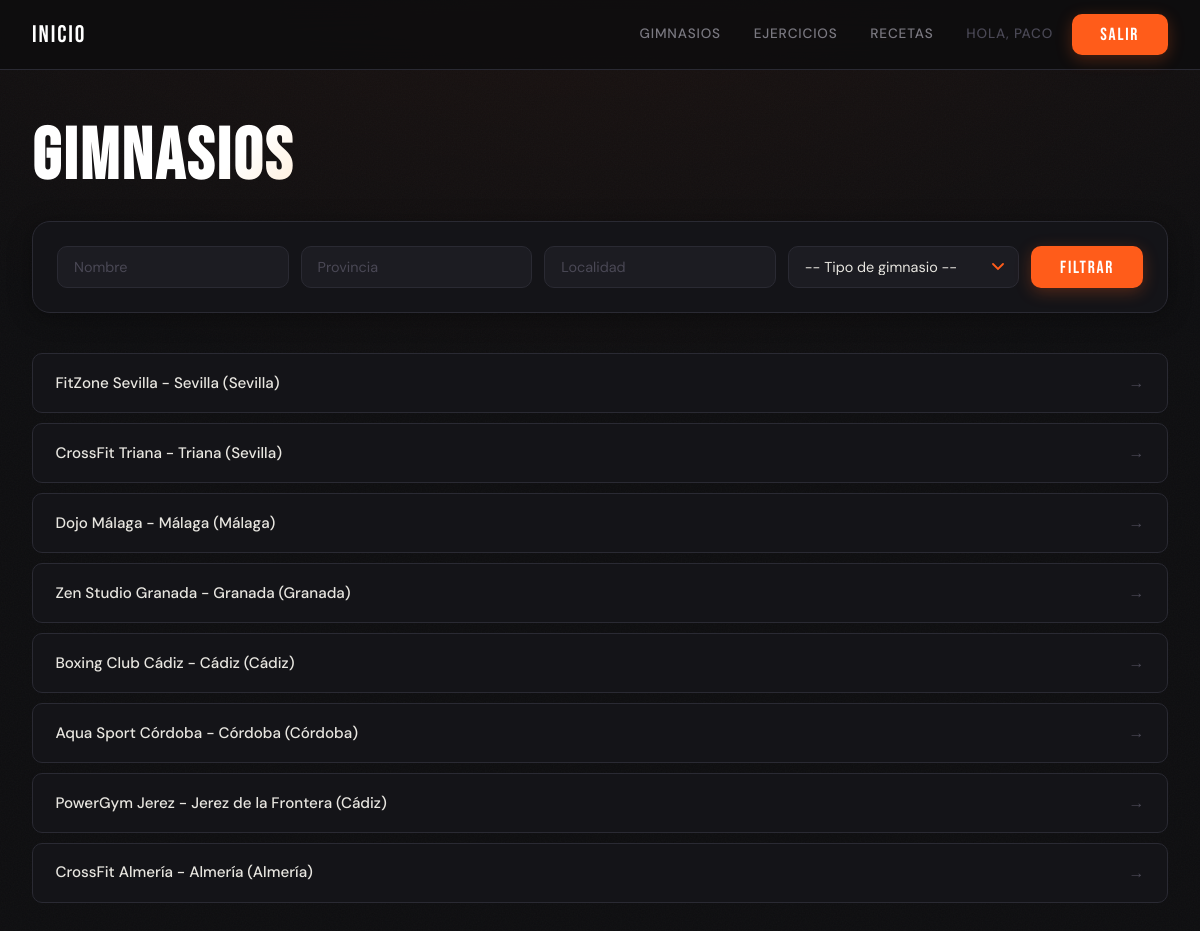
Page /gimnasios/ (signed in) on the committed database.
### usuarios/models.py (models this page shows, shortened)
class Usuario(AbstractUser):
    apellido2 = models.CharField(max_length=150, blank=True)
    telefono = models.CharField(max_length=20, blank=True)
    fecha_nacimiento = models.DateField(null=True, blank=True)

### gimnasios/models.py (models this page shows, shortened)
class Gimnasio(models.Model):
    nombre = models.CharField(max_length=100)
    telefono = models.CharField(max_length=20, blank=True)
    email = models.EmailField(blank=True)
    provincia = models.CharField(max_length=20)
    localidad = models.CharField(max_length=20)
    url = models.URLField()
    tipo_gimnasio = models.ForeignKey(
        TipoGimnasio,
        on_delete=models.SET_NULL,
        null=True,
        related_name="gimnasios"
    )

### gimnasios/views.py (the view)
# urls.py: path("", GimnasioListView.as_view(), name="lista_gimnasios"),
class GimnasioListView(ListView):
    model = Gimnasio
    template_name = "gimnasios/lista.html"
    context_object_name = "gimnasios"
    def get_queryset(self):
        queryset = super().get_queryset()
        provincia = self.request.GET.get("provincia")
        localidad = self.request.GET.get("localidad")
        nombre = self.request.GET.get("nombre")
        tipo = self.request.GET.get("tipo")
        if provincia:
            queryset = queryset.filter(provincia__icontains=provincia)
        if localidad:
            queryset = queryset.filter(localidad__icontains=localidad)
        if nombre:
            queryset = queryset.filter(nombre__icontains=nombre)
        if tipo:
            queryset = queryset.filter(tipo_gimnasio__id=tipo)
        return queryset

### templates/gimnasios/lista.html (shortened to what this page needs)
{% extends "base.html" %}
{% block content %}
<h1>Gimnasios</h1>
<form method="GET">
    <input type="text" name="nombre" placeholder="Nombre" value="{{ request.GET.nombre }}">
    <input type="text" name="provincia" placeholder="Provincia" value="{{ request.GET.provincia }}">
    <input type="text" name="localidad" placeholder="Localidad" value="{{ request.GET.localidad }}">
    <select name="tipo">
        <option value="">-- Tipo de gimnasio --</option>
    </select>
    <button type="submit">Filtrar</button>
</form>
<ul>
    {% for g in gimnasios %}
        <li>
            <a href="{% url 'gimnasios:detalle_gimnasio' g.id %}">
                {{ g.nombre }} - {{ g.localidad }} ({{ g.provincia }})
            </a>
        </li>
    {% empty %}
        <li>No hay gimnasios que coincidan con la búsqueda.</li>
    {% endfor %}
</ul>
{% endblock %}

### templates/base.html (shortened to what this page needs)
{% load static %}
<!DOCTYPE html>
<html lang="es">
<head>
    <link rel="stylesheet" href="{% static 'css/style.css' %}">
</head>
<body>
<header>
    <nav>
        <a href="/">Inicio</a>
        <a href="/gimnasios/">Gimnasios</a>
        <a href="/ejercicio/">Ejercicios</a>
        <a href="/receta/">Recetas</a>
        {% if user.is_authenticated %}
            <span>Hola, {{ user.username }}</span>
            <form method="POST" action="/logout/" style="display:inline">
                <button type="submit" class="nav-logout-btn">Salir</button>
            </form>
        {% else %}
            <a href="/login/">Entrar</a>
        {% endif %}
    </nav>
</header>
<main>
    {% block content %}
    {% endblock %}
</main>
</body>
</html>

### rows in the picture
Usuario: username "PACO"
Gimnasio: nombre "FitZone Sevilla", localidad "Sevilla", provincia "Sevilla"
Gimnasio: nombre "CrossFit Triana", localidad "Triana", provincia "Sevilla"
Gimnasio: nombre "Dojo Málaga", localidad "Málaga", provincia "Málaga"
Gimnasio: nombre "Zen Studio Granada", localidad "Granada", provincia "Granada"
Gimnasio: nombre "Boxing Club Cádiz", localidad "Cádiz", provincia "Cádiz"
Gimnasio: nombre "Aqua Sport Córdoba", localidad "Córdoba", provincia "Córdoba"
Gimnasio: nombre "PowerGym Jerez", localidad "Jerez de la Frontera", provincia "Cádiz"
Gimnasio: nombre "CrossFit Almería", localidad "Almería", provincia "Almería"
